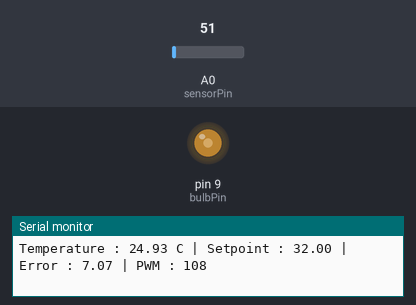
Bench run of a sketch on a simulated Arduino Uno, built with avr-gcc and run on an emulated ATmega328P. Shown: output pins drawn as LEDs (lit = HIGH), the last lines printed to the serial monitor. The test bench sets the inputs (shaded band); at power-on: A0 (sensorPin) = 51.

Above: at 1.2 s.
1.3 s: A0 (sensorPin) set to 61
4.3 s: A0 (sensorPin) set to 15
At 5.0 s:
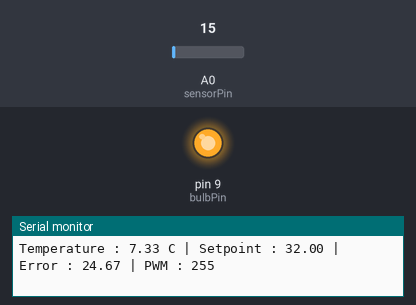
5.8 s: A0 (sensorPin) set to 19
8.8 s: A0 (sensorPin) set to 24
10.3 s: A0 (sensorPin) set to 86
At 10.9 s:
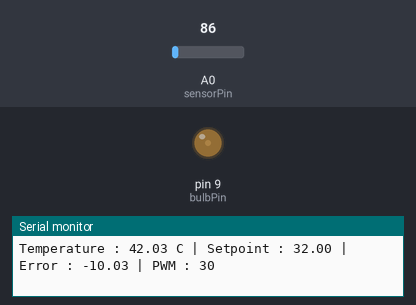
Timing chart, 0 to 13.3 s (numbered marks = the images above; inputs shaded):
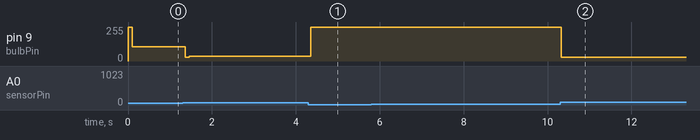

The sketch:

Temperature_Control_System.ino
```cpp
/*
=====================================================
 Temperature Control System using PID Controller
 Arduino UNO + LM35 + IRF520 MOSFET + DC Bulb
 Setpoint = 32°C
 Bulb Always ON
=====================================================
*/

const int sensorPin = A0;
const int bulbPin   = 9;

// Desired Temperature
float setPoint = 32.0;

// ---------- PID Gains ----------
float Kp = 15.0;
float Ki = 0.30;
float Kd = 1.00;

// ---------- PID Variables ----------
float error = 0;
float previousError = 0;
float integral = 0;
float derivative = 0;
float output = 0;

// Time
unsigned long previousTime = 0;

void setup()
{
  Serial.begin(9600);

  pinMode(bulbPin, OUTPUT);

  previousTime = millis();
}

void loop()
{
  //-------------------------------
  // Read LM35
  //-------------------------------
  int adcValue = analogRead(sensorPin);

  float voltage = adcValue * (5.0 / 1023.0);

  // LM35 Conversion
  float temperature = voltage * 100.0;

  //-------------------------------
  // Calculate Sampling Time
  //-------------------------------
  unsigned long currentTime = millis();

  float dt = (currentTime - previousTime) / 1000.0;

  if (dt <= 0)
    dt = 0.001;

  //-------------------------------
  // PID Controller
  //-------------------------------
  error = setPoint - temperature;

  // Integral
  integral += error * dt;

  // Anti-Windup
  integral = constrain(integral, -100, 100);

  // Derivative
  derivative = (error - previousError) / dt;

  // PID Output
  output = Kp * error +
           Ki * integral +
           Kd * derivative;

  //-------------------------------
  // PWM Limits
  //-------------------------------

  // Maximum brightness
  if (output > 255)
    output = 255;

  // Minimum brightness
  if (output < 30)
    output = 30;

  //-------------------------------
  // Drive MOSFET
  //-------------------------------
  analogWrite(bulbPin, (int)output);

  //-------------------------------
  // Serial Monitor
  //-------------------------------
  Serial.print("Temperature : ");
  Serial.print(temperature);
  Serial.print(" C");

  Serial.print(" | Setpoint : ");
  Serial.print(setPoint);

  Serial.print(" | Error : ");
  Serial.print(error);

  Serial.print(" | PWM : ");
  Serial.println((int)output);

  previousError = error;
  previousTime = currentTime;

  delay(100);
}
```

Measured:
- after the input at 4.3 s, pin 9 (bulbPin): 37/255 → 255/255 after 0.06 s
- after the input at 10.3 s, pin 9 (bulbPin): 255/255 → 30/255 at once
